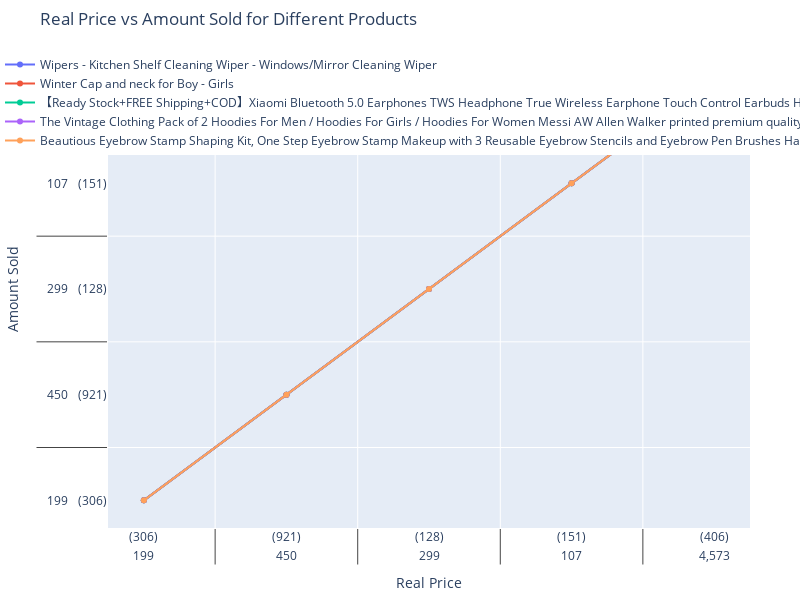

The code cell stored with this chart in its notebook:
### Code cell
import plotly.graph_objs as go
import plotly.io as pio

# Sample data (replace this with your actual data)


# Creating a Plotly figure
fig = go.Figure()

# Adding lines for each product
for index, row in df.iterrows():
    fig.add_trace(go.Scatter(x=[df['Real Price'], df['Amount Sold']], y=[df['Real Price'], df['Amount Sold']],
                             mode='lines+markers', name=row['Product']))

# Updating layout
fig.update_layout(title='Real Price vs Amount Sold for Different Products',
                  xaxis_title='Real Price',
                  yaxis_title='Amount Sold',
                  width=800,  # Adjust width as needed
                  height=600,  # Adjust height as needed
                  margin=dict(l=50, r=50, t=50, b=50),  # Adjust margins
                  showlegend=True,
                  legend=dict(x=0, y=1.0))  # Position legend at the top right)

# Show the plot
pio.show(fig)

### Figure 1 — Plotly figure (JSON) as saved in the notebook; plotly's stock layout.template omitted (floating-point values rounded to 4 significant figures)
{"data": [{"mode": "lines+markers", "name": "Wipers - Kitchen Shelf Cleaning Wiper - Windows/Mirror Cleaning Wiper", "type": "scatter", "x": [["199", "450", "299", "107", "4,573"], ["(306)", "(921)", "(128)", "(151)", "(406)"]], "y": [["199", "450", "299", "107", "4,573"], ["(306)", "(921)", "(128)", "(151)", "(406)"]]}, {"mode": "lines+markers", "name": "Winter Cap and neck for Boy - Girls", "type": "scatter", "x": [["199", "450", "299", "107", "4,573"], ["(306)", "(921)", "(128)", "(151)", "(406)"]], "y": [["199", "450", "299", "107", "4,573"], ["(306)", "(921)", "(128)", "(151)", "(406)"]]}, {"mode": "lines+markers", "name": "【Ready Stock+FREE Shipping+COD】Xiaomi Bluetooth 5.0 Earphones TWS Headphone True Wireless Earphone Touch Control Earbuds HiFi Stereo Sports Waterproof With Mic", "type": "scatter", "x": [["199", "450", "299", "107", "4,573"], ["(306)", "(921)", "(128)", "(151)", "(406)"]], "y": [["199", "450", "299", "107", "4,573"], ["(306)", "(921)", "(128)", "(151)", "(406)"]]}, {"mode": "lines+markers", "name": "The Vintage Clothing Pack of 2 Hoodies For Men / Hoodies For Girls / Hoodies For Women Messi AW Allen Walker printed premium quality Hoodies For Men / Hoodies For Girls", "type": "scatter", "x": [["199", "450", "299", "107", "4,573"], ["(306)", "(921)", "(128)", "(151)", "(406)"]], "y": [["199", "450", "299", "107", "4,573"], ["(306)", "(921)", "(128)", "(151)", "(406)"]]}, {"mode": "lines+markers", "name": "Beautious Eyebrow Stamp Shaping Kit, One Step Eyebrow Stamp Makeup with 3 Reusable Eyebrow Stencils and Eyebrow Pen Brushes Hairline Powder", "type": "scatter", "x": [["199", "450", "299", "107", "4,573"], ["(306)", "(921)", "(128)", "(151)", "(406)"]], "y": [["199", "450", "299", "107", "4,573"], ["(306)", "(921)", "(128)", "(151)", "(406)"]]}], "layout": {"height": 600, "legend": {"x": 0, "y": 1}, "margin": {"b": 50, "l": 50, "r": 50, "t": 50}, "showlegend": true, "title": {"text": "Real Price vs Amount Sold for Different Products"}, "width": 800, "xaxis": {"title": {"text": "Real Price"}}, "yaxis": {"title": {"text": "Amount Sold"}}}}
